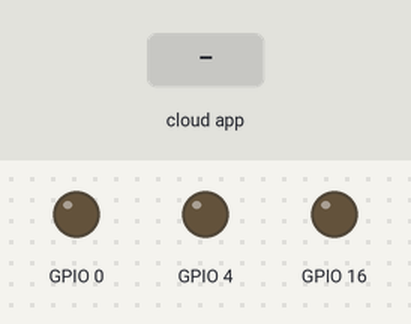
A sketch run on a simulated ESP32. Shown: output pins drawn as LEDs (lit = HIGH). Inputs (shaded band) come from the test bench. WiFi joins after 1.5 s; servers stay silent unless stated; no MQTT or app messages arrive unless stated; what the sketch prints to the serial monitor is not drawn.

Above: at 2.7 s.
2.8 s: the phone or cloud app sets relay to OFF
At 3.2 s:
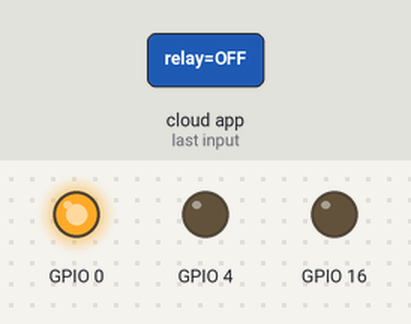
4.3 s: the phone or cloud app sets led1 to ON
At 5.5 s:
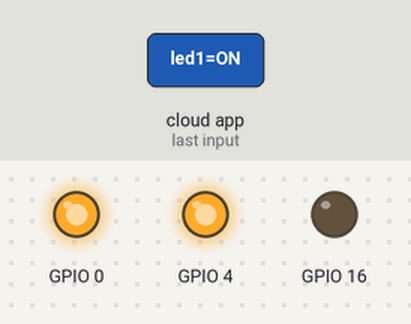
5.8 s: the phone or cloud app sets led2 to ON
At 6.8 s:
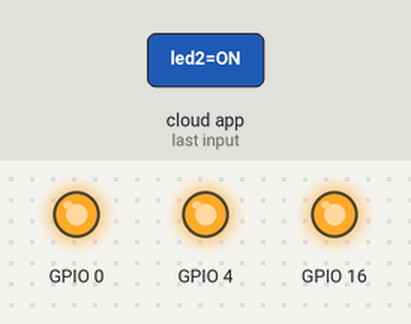
7.3 s: the phone or cloud app sets led1 to OFF
At 8.0 s:
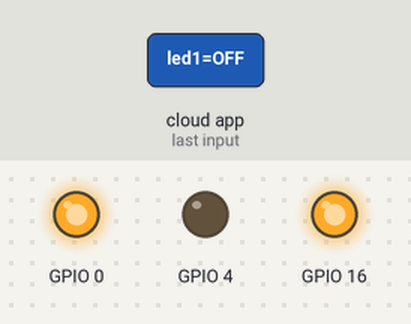
8.8 s: the phone or cloud app sets relay to ON
At 9.3 s:
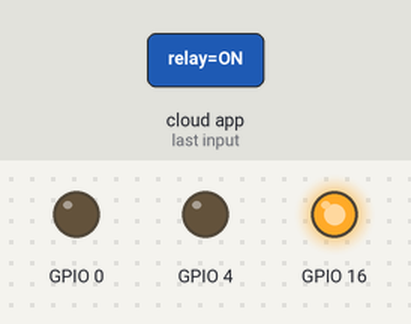
10.3 s: the phone or cloud app sets led1 to ON
At 11.7 s:
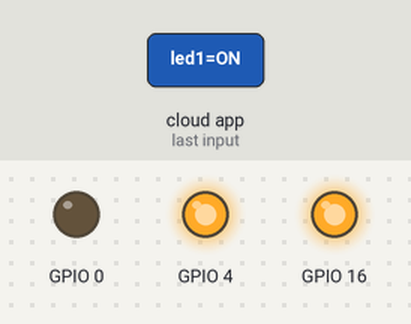
Timing chart, 0 to 12.8 s (numbered marks = the images above; inputs shaded):
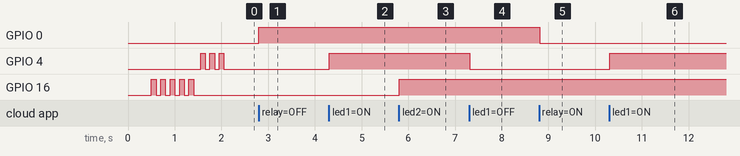

The sketch:

ESP_MQTT_AdafruitCode.ino
```cpp
#include <WiFi.h> // Replace ESP8266WiFi.h with WiFi.h for ESP32
#include "Adafruit_MQTT.h"
#include "Adafruit_MQTT_Client.h"

// Wi-Fi credentials
const char* ssid = "TP-LINK_AP_CC4A";
const char* password = "";

// MQTT broker credentials
#define AIO_SERVER      "broker.hivemq.com"
#define AIO_SERVERPORT  1883 // use 8883 for SSL
#define AIO_USERNAME    "adesh"
#define AIO_KEY         "123"

// Create a WiFi client for the MQTT connection
WiFiClient client;
Adafruit_MQTT_Client mqtt(&client, AIO_SERVER, AIO_SERVERPORT, AIO_USERNAME, AIO_KEY);

// MQTT topics
Adafruit_MQTT_Publish led1status = Adafruit_MQTT_Publish(&mqtt, AIO_USERNAME "/feeds/led1stat");
Adafruit_MQTT_Publish led2status = Adafruit_MQTT_Publish(&mqtt, AIO_USERNAME "/feeds/led2stat");
Adafruit_MQTT_Publish relaystatus = Adafruit_MQTT_Publish(&mqtt, AIO_USERNAME "/feeds/relaystat");

Adafruit_MQTT_Subscribe led1 = Adafruit_MQTT_Subscribe(&mqtt, AIO_USERNAME "/feeds/led1");
Adafruit_MQTT_Subscribe led2 = Adafruit_MQTT_Subscribe(&mqtt, AIO_USERNAME "/feeds/led2");
Adafruit_MQTT_Subscribe relay = Adafruit_MQTT_Subscribe(&mqtt, AIO_USERNAME "/feeds/relay");

void MQTT_connect();

void setup() {
    // Initialize GPIO pins for output
    pinMode(16, OUTPUT);
    pinMode(4, OUTPUT);
    pinMode(0, OUTPUT);

    Serial.begin(115200);
    Serial.println("\nMQTT Demo");

    // Connect to Wi-Fi
    Serial.print("Connecting to SSID: ");
    Serial.println(ssid);
    WiFi.begin(ssid, password);
    delay(500);

    while (WiFi.status() != WL_CONNECTED) {
        Serial.print(".");
        digitalWrite(16, HIGH);
        delay(100);
        digitalWrite(16, LOW);
        delay(100);
    }

    Serial.println("\nWiFi connected!");
    Serial.print("IP Address: ");
    Serial.println(WiFi.localIP());

    // Subscribe to MQTT topics
    mqtt.subscribe(&led1);
    mqtt.subscribe(&led2);
    mqtt.subscribe(&relay);
}

void MQTT_connect() {
    int8_t ret;
    if (mqtt.connected()) {
        return;
    }

    Serial.print("Connecting to MQTT... ");
    uint8_t retries = 5;

    while ((ret = mqtt.connect()) != 0) {
        Serial.println(mqtt.connectErrorString(ret));
        Serial.println("Retrying MQTT connection in 5 seconds...");
        mqtt.disconnect();
        delay(5000);
        retries--;
        if (retries == 0) {
            while (1);
        }
    }

    Serial.println("MQTT Connected!");
    for (int i = 0; i < 3; i++) {
        digitalWrite(4, HIGH);
        delay(100);
        digitalWrite(4, LOW);
        delay(100);
    }
}

void loop() {
    // Maintain MQTT connection
    MQTT_connect();

    // Handle MQTT subscriptions
    Adafruit_MQTT_Subscribe *subscription;
    while ((subscription = mqtt.readSubscription(5000))) {
        if (subscription == &led1) {
            Serial.print(F("LED1: "));
            Serial.println((char *)led1.lastread);
            String ledStatus1 = String((char *)led1.lastread);
            if (ledStatus1 == "ON") {
                digitalWrite(4, HIGH);
                led1status.publish("LED 1 TURNED ON");
            } else if (ledStatus1 == "OFF") {
                digitalWrite(4, LOW);
                led1status.publish("LED 1 TURNED OFF");
            }
        }

        if (subscription == &led2) {
            Serial.print(F("LED2: "));
            Serial.println((char *)led2.lastread);
            String ledStatus2 = String((char *)led2.lastread);
            if (ledStatus2 == "ON") {
                digitalWrite(16, HIGH);
                led2status.publish("LED 2 TURNED ON");
            } else if (ledStatus2 == "OFF") {
                digitalWrite(16, LOW);
                led2status.publish("LED 2 TURNED OFF");
            }
        }

        if (subscription == &relay) {
            Serial.print(F("RELAY: "));
            Serial.println((char *)relay.lastread);
            String relayStatus = String((char *)relay.lastread);
            if (relayStatus == "ON") {
                digitalWrite(0, LOW);
                relaystatus.publish("RELAY TURNED ON");
            } else if (relayStatus == "OFF") {
                digitalWrite(0, HIGH);
                relaystatus.publish("RELAY TURNED OFF");
            }
        }
    }
}
```

Measured:
- after the input at 2.8 s, GPIO 0: LOW → HIGH at once
- after the input at 4.3 s, GPIO 4: LOW → HIGH at once
- after the input at 5.8 s, GPIO 16: LOW → HIGH at once
- after the input at 7.3 s, GPIO 4: HIGH → LOW at once
- after the input at 8.8 s, GPIO 0: HIGH → LOW at once
- after the input at 10.3 s, GPIO 4: LOW → HIGH at once
- by itself, GPIO 4: alternates HIGH for 0.10 s and LOW for 0.10 s, 6 changes in all, then stays LOW
